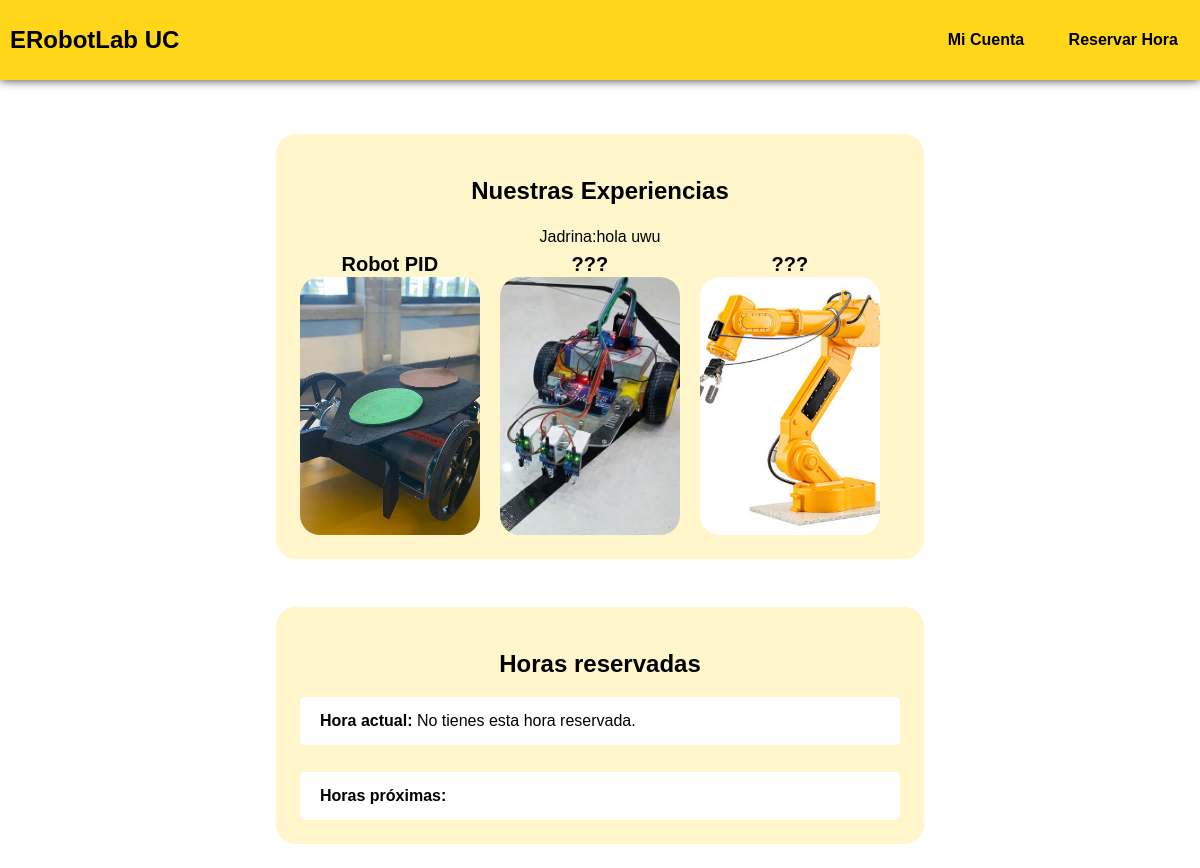
Before: /main (signed in) with the older database file.
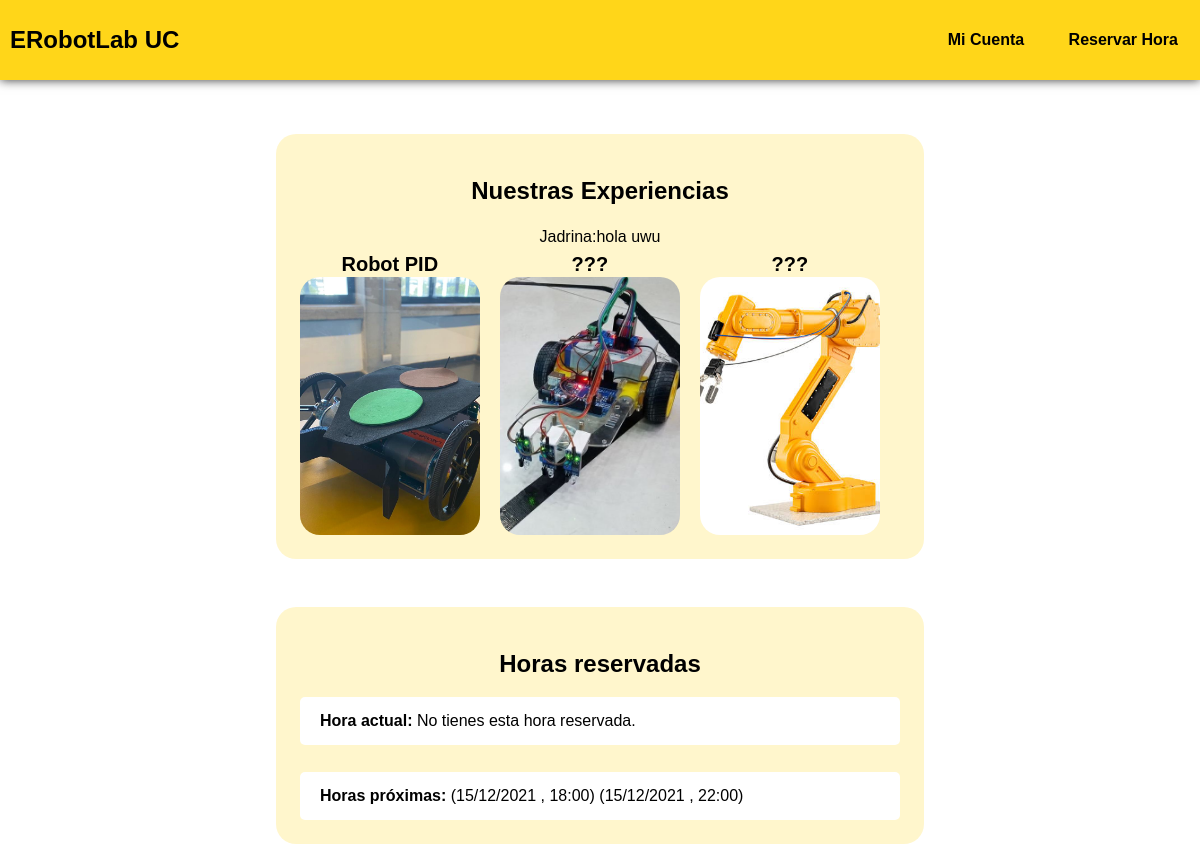
After: the same page with the newer database file.
### tables this page shows
CREATE TABLE mensajes (
    id INTEGER PRIMARY KEY AUTOINCREMENT,
    nombre TEXT NOT NULL,
    email TEXT NOT NULL,
    asunto TEXT NOT NULL,
    comentario TEXT NOT NULL,
    created TIMESTAMP NOT NULL DEFAULT CURRENT_TIMESTAMP
);

CREATE TABLE reservas (
    id_user INTEGER,
    id_exp INTEGER,
    created TIMESTAMP NOT NULL DEFAULT CURRENT_TIMESTAMP,
    fecha TEXT NOT NULL,
    hora TEXT NOT NULL,
    id_enc INTEGER NOT NULL,
    taken BIT NOT NULL DEFAULT 1,
    FOREIGN KEY (id_user) REFERENCES usuarios(id),
    FOREIGN KEY (id_exp) REFERENCES experiencias(id),
    FOREIGN KEY (id_enc) REFERENCES usuarios(id),
    PRIMARY KEY (id_user, id_exp, fecha, hora)
);

### app.py (the view)
@app.route("/main")
def main():
    if not session:
        return redirect(url_for('index'))
    id_user = session["user_id"]
    usuario = get_user(id_user)
    full_date = datetime.now().strftime("%d/%m/%Y %H").split(" ")
    hoy = full_date[0]
    if hoy[0] == "0":
        hoy = hoy[1:]
    ahora = full_date[1] +":00"
    conn = get_db_connection()
    tiene_hora  = conn.execute('SELECT * FROM reservas WHERE id_user = ? AND fecha = ? AND hora = ?', (id_user, hoy, ahora,)).fetchone()
    week = conn.execute('SELECT * FROM reservas WHERE id_user = ?',
                        (id_user,)).fetchall()
    coming_up = []
    if tiene_hora:
        global was_redic
        was_redic = True
    dia_h, mes_h, año_h = hoy.split("/")
    for res in week:
        dia_r, mes_r, año_r = res['fecha'].split("/")
        hora_r = int(res['hora'].split(":")[0])
        if ((dia_r >= dia_h) & (mes_r >= mes_h) & (año_r >= año_h)):
            if ((dia_r == dia_h) and (hora_r < int(full_date[1]))):
                continue
            coming_up.append(res)
    if usuario['tipo'] == "admin":
        msgs = conn.execute('SELECT * FROM mensajes').fetchall()
    else:
        msgs = None
    conn.close()
    return render_template("pagina_principal/info_lab.html", now = tiene_hora, week = coming_up, msgs = msgs)

### app.py (called while the page is built)
def get_db_connection():
    conn = sqlite3.connect('database.db')
    conn.row_factory = sqlite3.Row
    return conn

def get_user(id_user):
    conn = get_db_connection()
    user = conn.execute('SELECT * FROM usuarios WHERE id = ?',
                        (id_user,)).fetchone()
    conn.close()
    if user is None:
        abort(404)
    return user

### templates/pagina_principal/info_lab.html (shortened to what this page needs)
<!doctype html>
	<html>
	<head>
		<link rel="stylesheet" href="{{ url_for('static', filename = 'css/estilo_lab.css') }}">
	</head>
	<body>
		<div class="header">
			<nav>
			<h1> ERobotLab UC</h1>
			<div class="nav-links">
				<a class='link' href="{{ url_for('perfil') }}">Mi Cuenta</a>
				<a class='link' href="{{ url_for('res') }}">Reservar Hora</a>
			</div>
			</nav>
		</div>
		<div id="wrapper">
			<div class="container">
				<div class="square">
					<h2> Nuestras Experiencias </h2>
	   				{% if msgs %}
	   				{% for msg in msgs %}
	      				{{msg['nombre']}}:{{msg['comentario']}}
	      			{% endfor %}
	   				{% endif %}
					<div class="container_sim">
						<div class="container_exp">
							<p class="nombre"> Robot PID </p>
							<a class="inlink" href= "{{ url_for('exper') }}">
								<div class="block" id="img_pid">
									<div class ="desc">
									</div>
								</div>
							</a>
						</div>
						<div class="container_exp">
							<p class="nombre"> ??? </p>
							<div class="block" id="img_line_follower">
								<div class ="desc">
								</div>
							</div>
						</div>
						<div class="container_exp">
							<p class="nombre"> ??? </p>
							<div class="block" id="img_robotic_arm">
								<div class ="desc">
								</div>
							</div>
						</div>
					</div>
			</div>
			<div class="square">
				<h2> Horas reservadas</h2>
				<div class="container_horas">
					<p> <b>Hora actual: </b>
				{% if now %}
					<a href="{{ url_for('experiencia_base_movil') }}"> Tienes reservada la hora: accede aquí!</a>
				{% else %}
					No tienes esta hora reservada.
   				{% endif %}
				</p>
				</div>
				<br>
				<div class="container_horas">
					<p> <b>Horas próximas:</b>
						{% if week %}
						{% for day in week %}
      					({{day["fecha"]}} , {{day["hora"]}})
      					{% endfor %}
   						{% endif %} </p>
				</div>
			</div>
		</div>
	</div>
	</body>

### static/css/estilo_lab.css (style rules this page uses)
body { background-color: #ffffff; font-family: 'Montserrat', sans-serif; font-style: normal; font-variant: normal; font-weight: 400; line-height: 26.4px; color: #ffffff; margin: 0px; text-align: center; }
.container { display: flex; flex-direction: column; justify-content: center; align-items: center; }
.square { background-color: rgb(255, 210, 0, 0.2); width: 50%; padding: 2%; margin: 2%; color: #000000; border-radius: 20px; }
.container_sim { display: flex; flex-direction: row; }
.block { background-color: white; border-radius: 20px; background-size: cover; background-position: center; width: 100%; height: 100%; }
#img_pid { background-image: url(../img/mobile_base.jpeg); }
#img_line_follower { background-image: url(../img/line_follower.jpeg); }
#img_robotic_arm { background-image: url(../img/robotic_arm.jpeg); }
.desc { font-size: 12px; text-align: center; padding:10px; background-color: transparent; height: 100%; color: transparent; border-radius: 20px; font-weight: bolder; }
.container_horas { background-color: white; border-radius: 5px; padding-left: 10px; text-align: left; padding-top: 1px; padding-bottom: 1px; }
.container_horas > p { margin : 10px; }
.nombre { font-weight: bolder; font-size: 20px; text-align: center; margin: 0px; }
.container_exp { display: flex; flex-direction: column; width: 15vw; margin-right: 1.7vw; }
#wrapper { margin-top: 110px;; }
nav { width:99%; background-color: rgb(255, 210, 0, 0.9); color: black; height: 60px; padding: 10px; display: flex; justify-content: space-between; align-items: center; font-family: 'Montserrat', sans-serif; font-style: extra-bold; font-variant: normal; font-weight: bolder; border: none; margin: none; margin-top: 0px; }
.link { height: 40px; padding: 21.5px 20px; letter-spacing: 120%; }
.nav-links a { text-decoration: none; color: black; }
.inlink { text-decoration: none; color: black; }
.header { position: fixed; width: 100%; background-color: white; top:0; z-index: 1; box-shadow: 0px 0 10px rgba(0, 0, 0, 0.8); }

Changed rows visible on the page:
added reservas: fecha "15/12/2021", hora "18:00"
added reservas: fecha "15/12/2021", hora "22:00"
